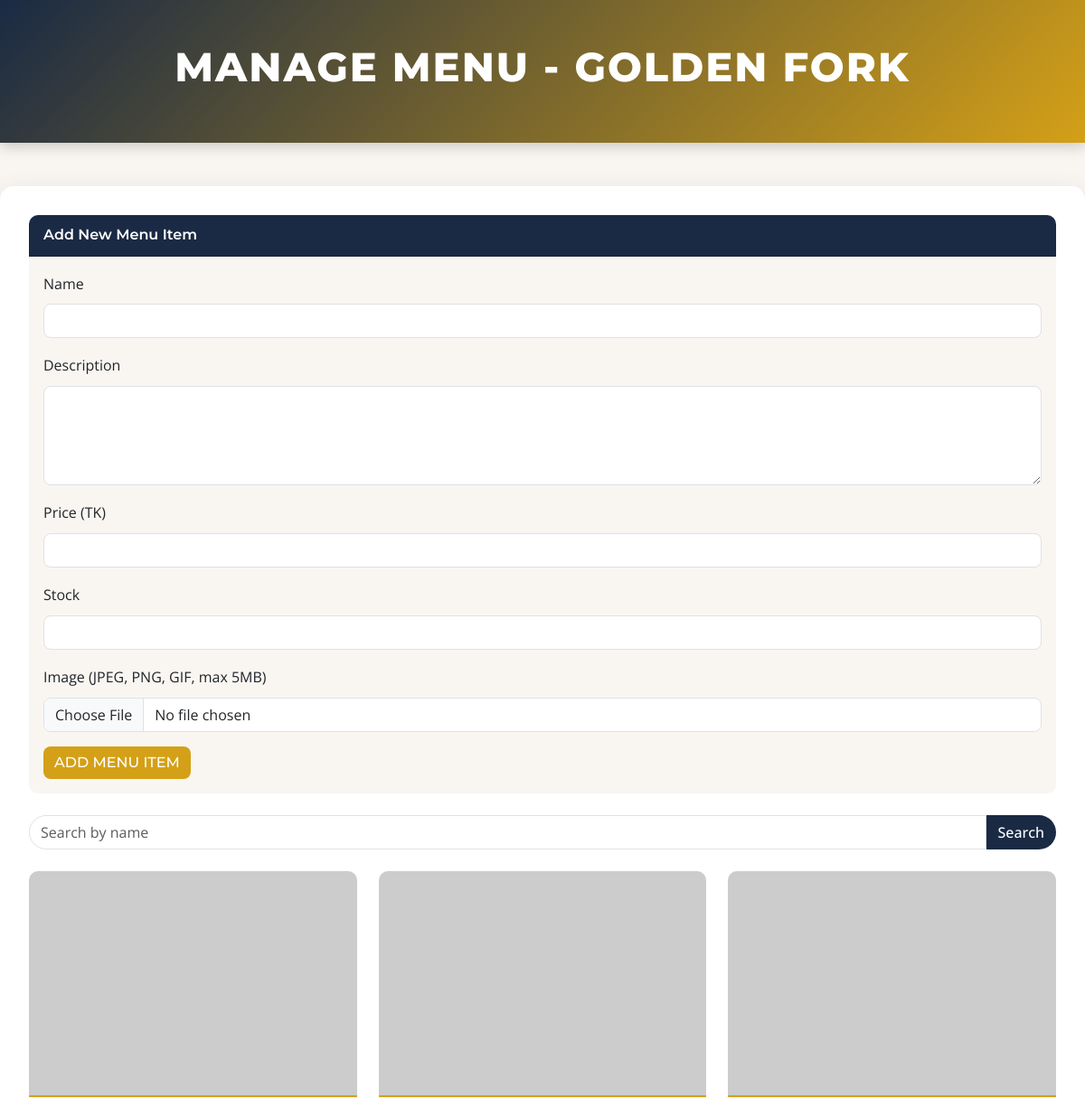
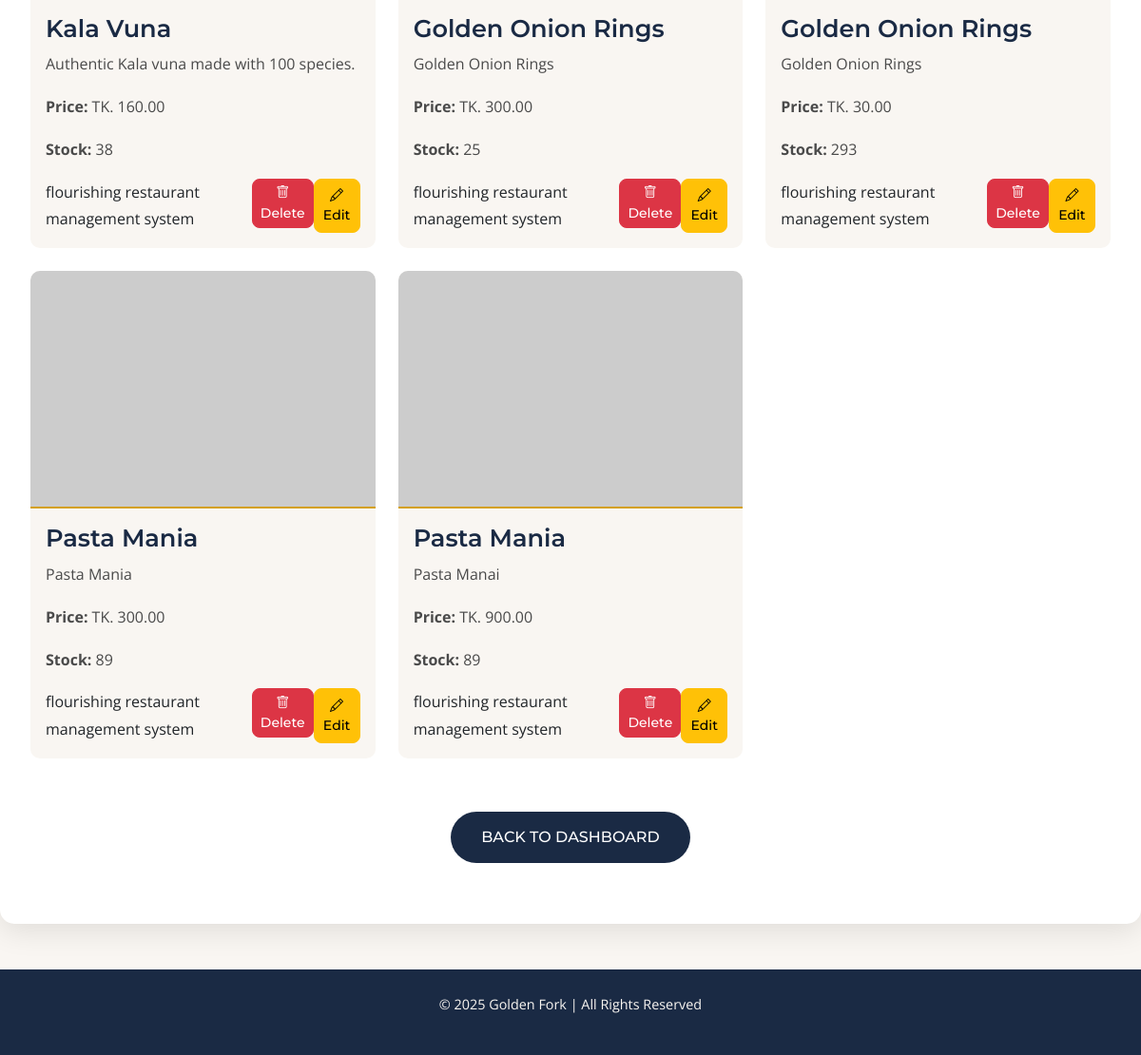
The page /manage_menu.php (signed in) on the database its author committed (2 pictures, top to bottom).
### tables this page shows
CREATE TABLE `menu` (
  `item_id` int(11) NOT NULL,
  `name` varchar(100) NOT NULL,
  `description` text DEFAULT NULL,
  `price` decimal(10,2) NOT NULL,
  `stock` int(11) NOT NULL,
  `created_at` timestamp NOT NULL DEFAULT current_timestamp(),
  `image` varchar(255) DEFAULT NULL,
  `category` varchar(255) DEFAULT NULL
);

### manage_menu.php (the view, shortened to what this page needs)
<?php
include 'db_connect.php';
$search = '';
if (!empty($search)) {
    $stmt = $conn->prepare("SELECT * FROM menu WHERE name LIKE ?");
    $search_param = "%" . $search . "%";
    $stmt->bind_param("s", $search_param);
    $stmt->execute();
    $menu_result = $stmt->get_result();
    $stmt->close();
} else {
    $menu_sql = "SELECT * FROM menu";
    $menu_result = $conn->query($menu_sql);
}
?>
<!DOCTYPE html>
<html lang="en">
<head>
    <link href="https://cdn.jsdelivr.net/npm/bootstrap@5.3.3/dist/css/bootstrap.min.css" rel="stylesheet">
    <link href="https://cdn.jsdelivr.net/npm/bootstrap-icons@1.10.5/font/bootstrap-icons.css" rel="stylesheet">
    <link href="https://cdnjs.cloudflare.com/ajax/libs/font-awesome/6.4.0/css/all.min.css" rel="stylesheet">
</head>
<body>
<header>
    <h1>Manage Menu - Golden Fork</h1>
</header>
<div class="container">
    <div class="card mb-4">
        <div class="card-header">Add New Menu Item</div>
        <div class="card-body">
            <form method="POST" enctype="multipart/form-data">
                <div class="mb-3">
                    <label for="name" class="form-label">Name</label>
                    <input type="text" class="form-control" id="name" name="name" required>
                </div>
                <div class="mb-3">
                    <label for="description" class="form-label">Description</label>
                    <textarea class="form-control" id="description" name="description" rows="4" required></textarea>
                </div>
                <div class="mb-3">
                    <label for="price" class="form-label">Price (TK)</label>
                    <input type="number" step="0.01" class="form-control" id="price" name="price" required>
                </div>
                <div class="mb-3">
                    <label for="stock" class="form-label">Stock</label>
                    <input type="number" class="form-control" id="stock" name="stock" required>
                </div>
                <div class="mb-3">
                    <label for="image" class="form-label">Image (JPEG, PNG, GIF, max 5MB)</label>
                    <input type="file" class="form-control" id="image" name="image" accept="image/jpeg,image/png,image/gif">
                </div>
                <button type="submit" name="add_menu" class="btn btn-primary">Add Menu Item</button>
            </form>
        </div>
    </div>
    <form method="POST" class="d-flex mb-4 search-form">
        <input class="form-control me-0" type="search" placeholder="Search by name" aria-label="Search" name="search_term" value="<?php echo htmlspecialchars($search); ?>">
        <button class="btn" type="submit" name="search">Search</button>
    </form>
    <div class="row">
        <?php if ($menu_result && $menu_result->num_rows > 0): ?>
            <?php while ($row = $menu_result->fetch_assoc()): ?>
                <div class="col-md-4 mb-4">
                    <div class="card">
                        <?php if (!empty($row['image']) && file_exists('Uploads/' . $row['image'])): ?>
                            <img src="Uploads/<?php echo htmlspecialchars($row['image']); ?>" class="card-img-top" alt="<?php echo htmlspecialchars($row['name']); ?>">
                        <?php else: ?>
                            <img src="https://via.placeholder.com/400x250?text=No+Image" class="card-img-top" alt="No Image">
                        <?php endif; ?>
                        <div class="card-body">
                            <h5 class="card-title"><?php echo htmlspecialchars($row['name']); ?></h5>
                            <p class="card-text"><?php echo htmlspecialchars($row['description']); ?></p>
                            <p class="card-text"><strong>Price:</strong> TK. <?php echo number_format($row['price'], 2); ?></p>
                            <p class="card-text"><strong>Stock:</strong> <?php echo $row['stock']; ?></p>
                            <div class="d-flex justify-content-between">
 flourishing restaurant management system
                                <form method="POST">
                                    <button type="submit" name="delete_menu" class="btn btn-danger btn-sm" onclick="return confirm('Are you sure you want to delete this item?');">
                                        <i class="bi bi-trash"></i> Delete
                                    </button>
                                </form>
                                <button class="btn btn-warning btn-sm" data-bs-toggle="modal" data-bs-target="#editModal"
                                        onclick='editMenu(<?php echo json_encode($row); ?>)'>
                                    <i class="bi bi-pencil"></i> Edit
                                </button>
                            </div>
                        </div>
                    </div>
                </div>
            <?php endwhile; ?>
        <?php else: ?>
            <div class="col-12">
                <p class="text-center text-muted fs-5">No menu items found.</p>
            </div>
        <?php endif; ?>
    </div>
    <div class="text-center">
        <a href="admin_dashboard.php" class="back-btn">Back to Dashboard</a>
    </div>
</div>
<footer>
    <p>© 2025 Golden Fork | All Rights Reserved</p>
</footer>
</body>
</html>

### manage_menu.php (style rules this page uses)
:root { --primary-navy: #1a2a44; --accent-gold: #d4a017; --ivory-bg: #f9f6f2; --text-dark: #1c2526; --hover-gold: #e6b800; }
body { font-family: 'Open Sans', sans-serif; background: var(--ivory-bg); color: var(--text-dark); line-height: 1.8; }
header { background: linear-gradient(135deg, var(--primary-navy), var(--accent-gold)); color: white; padding: 3rem 0; text-align: center; font-family: 'Montserrat', sans-serif; box-shadow: 0 4px 15px rgba(0, 0, 0, 0.2); position: sticky; top: 0; z-index: 1000; }
header h1 { font-size: 2.8rem; font-weight: 800; letter-spacing: 2px; text-transform: uppercase; }
.container { max-width: 1200px; margin: 3rem auto; padding: 2rem; background: white; border-radius: 15px; box-shadow: 0 8px 30px rgba(0, 0, 0, 0.1); }
.card { border: none; border-radius: 10px; overflow: hidden; transition: transform 0.3s ease, box-shadow 0.3s ease; background: var(--ivory-bg); }
.card-img-top { height: 250px; object-fit: cover; border-bottom: 2px solid var(--accent-gold); }
.card-header { background: var(--primary-navy); color: white; font-family: 'Montserrat', sans-serif; font-weight: 600; border-radius: 10px 10px 0 0; }
.card-title { font-family: 'Montserrat', sans-serif; font-size: 1.6rem; color: var(--primary-navy); font-weight: 600; }
.card-text { color: #4a4a4a; font-size: 1rem; }
.form-control, .form-select { border-radius: 8px; box-shadow: none; transition: border-color 0.3s ease; }
.btn-primary { background: var(--accent-gold); border: none; border-radius: 8px; font-family: 'Montserrat', sans-serif; font-weight: 500; text-transform: uppercase; transition: background-color 0.3s ease, transform 0.2s ease; }
.btn-danger, .btn-warning { border-radius: 8px; font-family: 'Montserrat', sans-serif; font-weight: 500; transition: transform 0.2s ease; }
.search-form .form-control { border-radius: 30px 0 0 30px; }
.search-form .btn { border-radius: 0 30px 30px 0; background: var(--primary-navy); color: white; font-weight: 500; }
.back-btn { display: inline-block; margin: 2rem 0; background: var(--primary-navy); color: white !important; border-radius: 30px; padding: 0.8rem 2rem; font-family: 'Montserrat', sans-serif; font-weight: 500; text-transform: uppercase; text-decoration: none; transition: background-color 0.3s ease, transform 0.2s ease; text-align: center; }
footer { background: var(--primary-navy); color: var(--ivory-bg); text-align: center; padding: 1.5rem; font-size: 0.9rem; margin-top: 3rem; }

### rows shown on the page
menu: name "Kala Vuna", description "Authentic Kala vuna made with 100 species.", price "160.00", stock "38"
menu: name "Golden Onion Rings", description "Golden Onion Rings", price "300.00", stock "25"
menu: name "Golden Onion Rings", description "Golden Onion Rings", price "30.00", stock "293"
menu: name "Pasta Mania", description "Pasta Mania", price "300.00", stock "89"
menu: name "Pasta Mania", description "Pasta Manai", price "900.00", stock "89"
